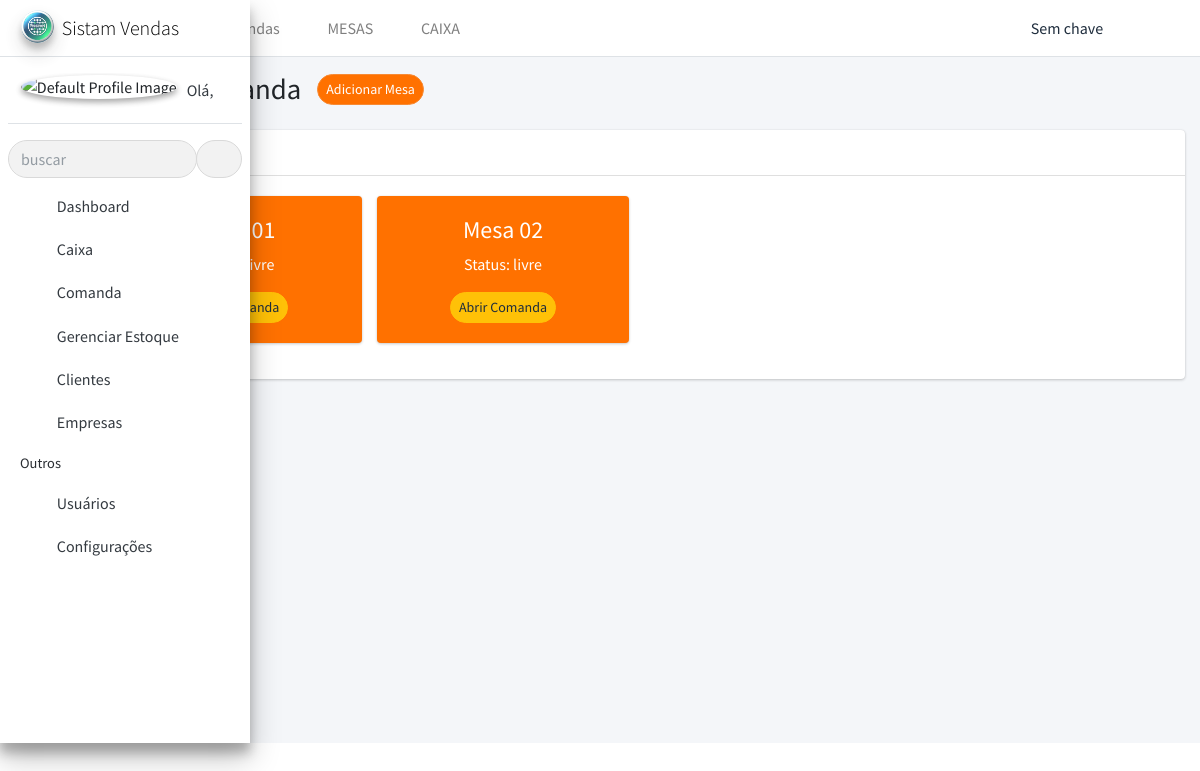
Page /comanda/ on the earlier database version.
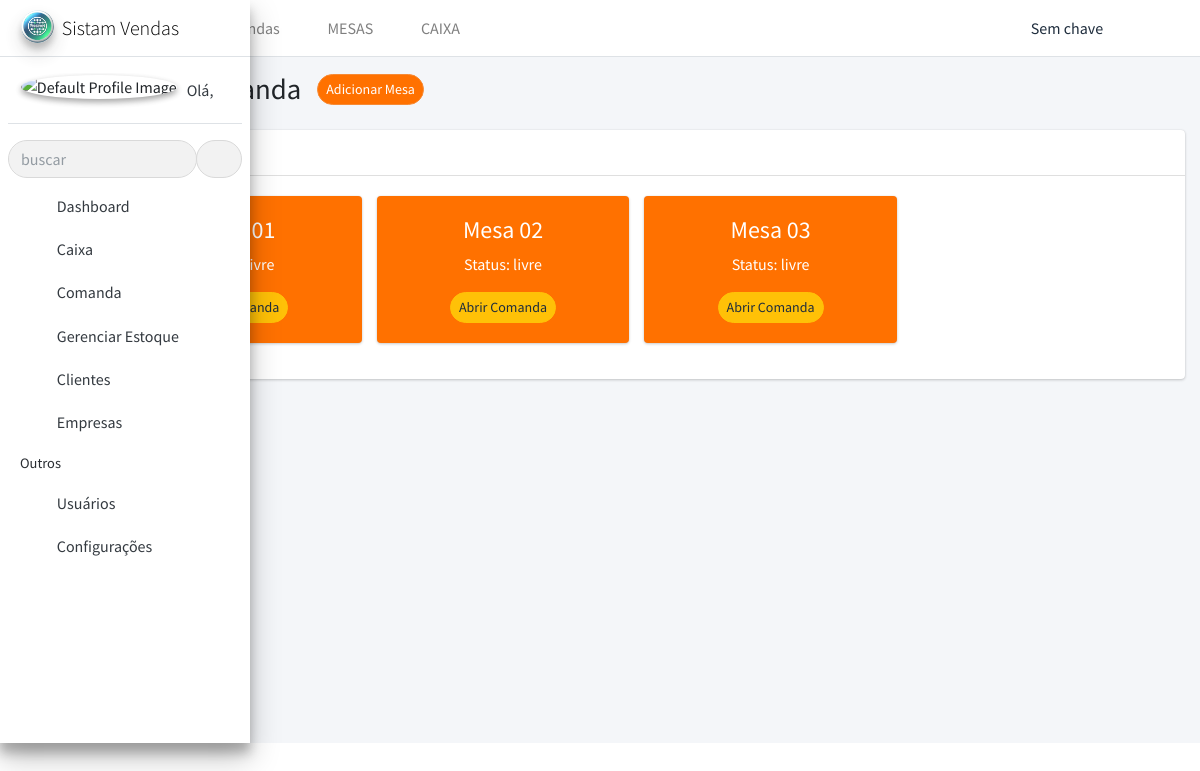
Same page on the later database version.
### comanda/models.py (models this page shows, shortened)
class Mesa(models.Model):
    STATUS_CHOICES = [
        ('livre', 'Livre'),
        ('ocupada', 'Ocupada'),
    ]
    nome = models.CharField(max_length=100)  # Nome ou número da mesa
    status = models.CharField(max_length=10, choices=STATUS_CHOICES, default='livre')
    created_at = models.DateTimeField(auto_now_add=True)
    updated_at = models.DateTimeField(auto_now=True)

### comanda/views.py (the view)
# urls.py: path('', views.listar_mesas, name='listar_mesas'),
def listar_mesas(request):
    mesas = Mesa.objects.all()  # Obter todas as mesas
    form = MesaForm()  # Formulário vazio para cadastro
    return render(request, 'comanda/listar_mesas.html', {'mesas': mesas, 'form': form})

### comanda/forms.py
class MesaForm(forms.ModelForm):
    class Meta:
        model = Mesa
        fields = ['nome', 'status']
        widgets = {
            'nome': forms.TextInput(attrs={
                'class': 'form-control',  # Classe do Bootstrap para estilização
                'id': 'nome',
                'placeholder': 'Digite o nome ou número da mesa'
            }),
            'status': forms.Select(attrs={
                'class': 'form-control',  # Classe do Bootstrap para estilização
                'id': 'status',
            }),
        }

### templates/comanda/listar_mesas.html (shortened to what this page needs)
{% extends "template.html" %}
{% load static %}
{% block content %}
<div class="wrapper">
    {% include 'includes/sidebar.html' %}
    {% include 'includes/navbar.html' %}
    <div class="content-wrapper">
        <section class="content-header">
            <div class="container-fluid">
                <div class="row mb-2">
                    <div class="col-sm-6 d-flex align-items-center">
                        <h1 class="mr-3"> Mesas / Comanda </h1>
                        <button type="button" class="btn btn-sm btn-success" data-toggle="modal" data-target="#adicionarModal">
                            Adicionar Mesa
                        </button>
                    </div>
                </div>
            </div>
        </section>
        <section class="content">
            <div class="container-fluid">
                <div class="row">
                    <div class="col-12">
                        <div class="card">
                            <div class="card-header">
                                <h3 class="card-title">Lista de Mesas</h3>
                            </div>
                            <div class="card-body">
                                <div class="row">
                                    {% for mesa in mesas %}
                                        <div class="col-md-3">
                                            <div id="mesa-{{ mesa.id }}" class="card {% if mesa.status == 'ocupada' %}bg-warning{% else %}bg-success{% endif %} position-relative">
                                                <a href="#" class="position-absolute top-0 end-0 p-2 text-danger" data-toggle="modal" data-target="#excluirModal"
                                                onclick="setMesaExcluir('{{ mesa.id }}', '{{ mesa.nome }}')">
                                                <i class="fas fa-times-circle"></i>
                                                </a>
                                                <div class="card-body text-center">
                                                    <h4>Mesa {{ mesa.nome }}</h4>
                                                    <p class="mesa-status">Status: {{ mesa.status }}</p>
                                                    <div class="comanda-button">
                                                        {% if mesa.status == 'livre' %}
                                                            <form action="{% url 'abrir_ou_gerenciar_comanda' mesa.id %}" method="POST">
                                                                <button type="submit" class="btn btn-warning btn-sm">Abrir Comanda</button>
                                                            </form>
                                                        {% endif %}
                                                    </div>
                                                </div>
                                            </div>
                                        </div>
                                    {% endfor %}
                                </div>
                            </div>
                        </div>
                    </div>
                </div>
            </div>
        </section>
        </div>
</div>
{% endblock %}

### templates/template.html (shortened to what this page needs)
{% load static %}
<!DOCTYPE html>
<html lang="pt-BR">
<head>
    <link rel="stylesheet" href="{% static 'plugins/fontawesome-free/css/all.min.css' %}">
    <link rel="stylesheet" href="{% static 'css/adminlte.min.css' %}">
    <link rel="stylesheet" href="{% static 'plugins/summernote/summernote-bs4.min.css' %}">
    <link rel="stylesheet" href="{% static 'plugins/codemirror/codemirror.css' %}">
    <link rel="stylesheet" href="{% static 'plugins/codemirror/theme/monokai.css' %}">
    <link rel="stylesheet" href="{% static 'plugins/datatables-bs4/css/dataTables.bootstrap4.min.css' %}">
    <link rel="stylesheet" href="{% static 'plugins/datatables-responsive/css/responsive.bootstrap4.min.css' %}">
    <link rel="stylesheet" href="{% static 'plugins/datatables-buttons/css/buttons.bootstrap4.min.css' %}">
    <link rel="stylesheet" href="{% static 'plugins/select2/css/select2.min.css' %}">
    <link rel="stylesheet" href="{% static 'plugins/select2-bootstrap4-theme/select2-bootstrap4.min.css' %}">
    <link rel="stylesheet" href="https://code.jquery.com/ui/1.12.1/themes/base/jquery-ui.css">
    <link rel="stylesheet" href="{% static 'plugins/toastr/toastr.min.css' %}">
</head>
<body class="hold-transition sidebar-mini sidebar-collapse">
        {% block content %}{% endblock %}
</body>
</html>

### templates/includes/sidebar.html (shortened to what this page needs)
{% load static %}
<aside class="main-sidebar sidebar-light-success elevation-4">
  <a href="{% url 'dashboard' %}" class="brand-link">
    <img src="{% static 'image/iconsistema.png' %}" alt="Logo da empresa" class="brand-image img-circle elevation-3" style="opacity: .8">
    <span class="brand-text font-weight-light">Sistam Vendas</span>
  </a>
  <div class="sidebar">
    <div class="user-panel mt-3 pb-3 mb-3 d-flex">
      <div class="image">
        {% if user.perfil.foto_perfil %}
            <img src="{{ user.perfil.foto_perfil.url }}" class="img-circle elevation-2" alt="User Image">
        {% else %}
            <img src="{% static 'image/no_image.png' %}" alt="Default Profile Image" class="img-circle elevation-2" alt="User Image">
        {% endif %}
      </div>
      <div class="info">
        <a href="{% url 'dashboard' %}" class="d-block">Olá, {{ user.username }}</a>
      </div>
    </div>
    <div class="form-inline">
      <div class="input-group" data-widget="sidebar-search">
        <input class="form-control form-control-sidebar" type="search" placeholder="buscar" aria-label="Search">
        <div class="input-group-append">
          <button class="btn btn-sidebar">
            <i class="fas fa-search fa-fw"></i>
          </button>
        </div>
      </div>
    </div>
    <nav class="mt-2">
      <ul class="nav nav-pills nav-sidebar flex-column" data-widget="treeview" role="menu" data-accordion="false">
        <li class="nav-item">
          <a href="{% url 'dashboard' %}" class="nav-link">
            <i class="nav-icon fas fa-tachometer-alt"></i>
            <p>
              Dashboard
            </p>
          </a>
        </li>
        <li class="nav-item">
          <a href="#" class="nav-link">
            <i class="nav-icon fas fa-shopping-cart"></i>
            <p>
              Caixa
              <i class="right fas fa-angle-left"></i>
            </p>
          </a>
        </li>
        <li class="nav-item">
            <a href="#" class="nav-link">
            <i class="nav-icon fas fa-chair"></i>
            <p>
                Comanda
                <i class="right fas fa-angle-left"></i>
            </p>
            </a>
        </li>
        <li class="nav-item">
          <a href="#" class="nav-link">
            <i class="nav-icon fas fa-database"></i>
            <p>
              Gerenciar Estoque
              <i class="right fas fa-angle-left"></i>
            </p>
          </a>
        </li>
        <li class="nav-item">
          <a href="#" class="nav-link">
            <i class="nav-icon fas fa-user-edit"></i>
            <p>
              Clientes
              <i class="right fas fa-angle-left"></i>
            </p>
          </a>
        </li>
        <li class="nav-item">
          <a href="#" class="nav-link">
            <i class="nav-icon fas fa-building"></i>
            <p>
              Empresas
              <i class="right fas fa-angle-left"></i>
            </p>
          </a>
        </li>
        <li class="nav-header">Outros</li>
        <li class="nav-item">
          <a href="{% url 'listar_usuarios'%}" class="nav-link">
            <i class="nav-icon fas fa-users"></i>
            <p>
              Usuários
            </p>
          </a>
        </li>
        <li class="nav-item">
          <a href="#" class="nav-link">
            <i class="nav-icon fas fa-cog"></i>
            <p>
              Configurações
              <i class="right fas fa-angle-left"></i>
            </p>
          </a>
        </li>
    </nav>
  </div>
</aside>

### templates/includes/navbar.html (shortened to what this page needs)
<nav class="main-header navbar navbar-expand-md navbar-light navbar-white">
    <ul class="navbar-nav">
      <li class="nav-item">
        <a class="nav-link" data-widget="pushmenu" href="#" role="button"></a>
      </li>
      <li class="nav-item d-none d-sm-inline-block">
        <a href="{% url 'logout' %}" class="nav-link"> Sair</a>
      </li>
      <li class="nav-item d-none d-sm-inline-block">
        <a href="{% url 'listar_caixa' %}" class="nav-link">
           Vendas</a>
      </li>
      <li class="nav-item d-none d-sm-inline-block">
        <a href="{% url 'listar_mesas' %}" class="nav-link"> <i class="nav-icon fas fa-chair"></i>  MESAS</a>
      </li>
      <li class="nav-item d-none d-sm-inline-block">
        <a href="{% url 'abrir_caixa_pdv' %}" class="nav-link"> <i class="nav-icon fas fa-shopping-cart"></i>  CAIXA</a>
      </li>
    </ul>
    <ul class="navbar-nav ml-auto">
      <li class="nav-item">
        <a class="nav-link" data-widget="navbar-search" href="#" role="button">
          <i class="fas fa-search"></i>
        </a>
      </li>
      <li class="nav-item dropdown py-2">
        <span>Sem chave</span>
      </li>
        <li class="nav-item">
            <a class="nav-link" data-widget="fullscreen" href="#" role="button">
                <i class="fas fa-expand-arrows-alt"></i>
            </a>
        </li>
        <li class="nav-item">
            <a class="nav-link" data-widget="control-sidebar" data-slide="true" href="#" role="button">
                <i class="fas fa-th-large"></i>
            </a>
        </li>
    </ul>
  </nav>

Differences in the rows shown:
added Mesa: nome "03", status "livre", shows "Abrir Comanda"
